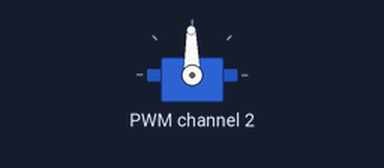
The program below on a simulated Raspberry Pi Pico running MicroPython. Parts: servo. Servo angles are drawn from the pulse width (0.5 ms = 0°, 2.5 ms = 180°). At 2.0 s the program stops and its outputs stay as they are.

Above: at 0.1 s.
At 1.1 s:
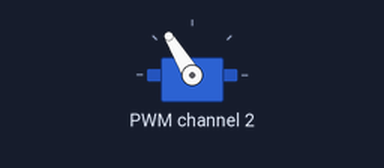
Timing chart, 0 to 3.5 s (numbered marks = the images above):
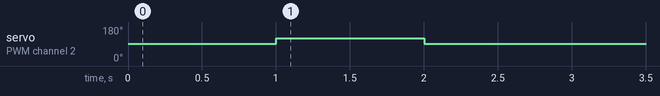

Measured:
- by itself, servo on PWM channel 2: 91° → 121° at 1.0 s, → 91° 1.0 s later

The program:

s19_pca_direct.py
```python
from machine import I2C, Pin
from pca9685 import PCA9685
import time

i2c = I2C(1, sda=Pin(2), scl=Pin(3))   # I2C bus 1: GP2 = SDA, GP3 = SCL
pca = PCA9685(i2c)                     # servo driver at address 0x40
pca.freq(50)                           # 50 Hz = one pulse every 20 ms

pca.pwm(2, 0, 307)    # gripper (channel 2): on at step 0, off at step 307
time.sleep(1)         #   307 steps = 1.5 ms = 90 degrees
pca.pwm(2, 0, 375)    # 375 steps = about 1.83 ms = about 120 degrees
time.sleep(1)
pca.pwm(2, 0, 307)    # back to 90 degrees
```
